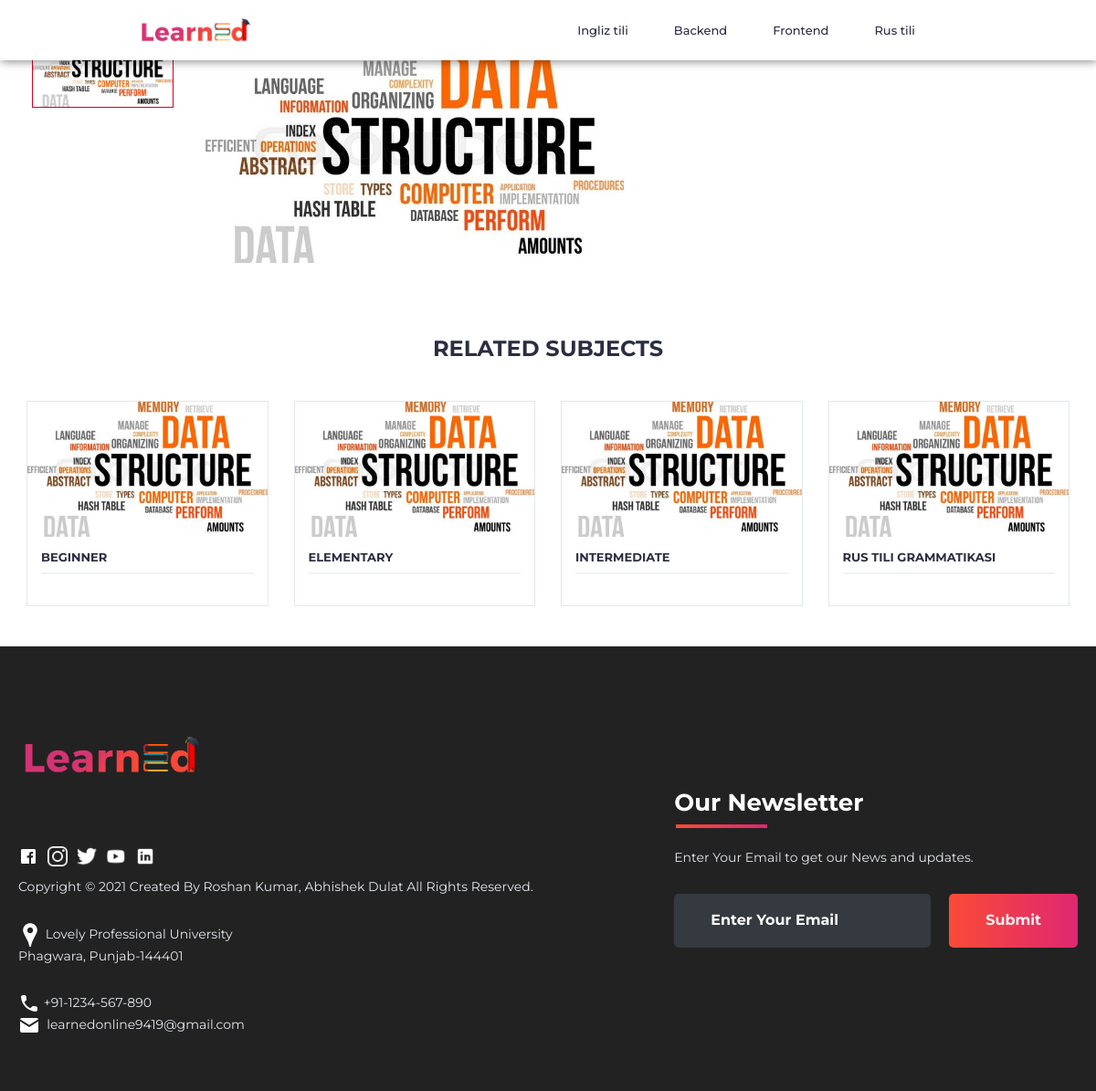
Screenshot of /view/1/ with the database file from the repository.
### learn/models.py (models this page shows, shortened)
class CategoryModel(models.Model):  # Frontend, Backend, Ingliz tili ...
    title = models.CharField(max_length=100)
    description = models.CharField(max_length=255)
    slug = models.SlugField(unique=True, blank=True, null=True)
    class Meta:
        verbose_name = 'category'
        verbose_name_plural = 'categories'

class SubjectModel(models.Model):  # JS, Python, Java, Elementary, Beginner ...
    title = models.CharField(max_length=100)
    image = models.ImageField()
    service_id = models.ForeignKey(CategoryModel, on_delete=models.CASCADE)
    class Meta:
        verbose_name = 'subject'
        verbose_name_plural = 'subjects'

### learn/views.py (the view)
# urls.py: path('view/<int:pk>/', view_page_view, name='view_page'),
def view_page_view(request, pk):
    subject_detail = get_object_or_404(SubjectModel, pk=pk)
    cat = CategoryModel.objects.all()
    related_products = SubjectModel.objects.all()[:4]
    context = {
        "categories": cat,
        "subject_detail": subject_detail,
        "related_products": related_products,
    }
    return render(request, 'view.html', context=context)

### templates/view.html (shortened to what this page needs)
{% load static %}
<!DOCTYPE html>
<html>
<head>
	<link rel="stylesheet" type="text/css" href="{% static '/subjects/subjects.css' %}">
	<link type="text/css" rel="stylesheet" href="{% static 'css/bootstrap.min.css' %}"/>
		<link type="text/css" rel="stylesheet" href="{% static 'css/slick.css' %}"/>
		<link type="text/css" rel="stylesheet" href="{% static 'css/slick-theme.css' %}"/>
		<link type="text/css" rel="stylesheet" href="{% static 'css/nouislider.min.css' %}"/>
		<link rel="stylesheet" href="{% static 'css/font-awesome.min.css' %}">
		<link type="text/css" rel="stylesheet" href="{% static 'css/style.css' %}"/>
</head>
<body>
	<header>
		<div class="nav" id="nav">
			<div id="learned-logo">
			<a href="{% url 'home_page' %}"><img src="{% static '/images/icon/logo.png' %}" style="width: 120px;"></a></div>
			<ul id="list-switch">
				{% for category in categories %}
					<li><a href="{% url 'course_page' slug=category.slug %}"><img src="" class="icon">{{ category.title }}</a></li>
				{% endfor %}
			</ul>
		</div>
	</header>
		<div class="section">
			<div class="container">
				<div class="row">
						<div class="col-md-5 col-md-push-2">
						<div id="product-main-img">
							<div class="product-preview">
								<img src="{{ subject_detail.image.url }}" alt="">
							</div>
						</div>
					</div>
						<div class="col-md-2  col-md-pull-5">
						<div id="product-imgs">
							<div class="product-preview">
								<img src="{{ subject_detail.image.url }}" alt="">
							</div>
						</div>
					</div>
						<div class="col-md-5">
							<div class="product-details">
							<h2 class="product-name">{{ subject_detail.title }}</h2>
						</div>
					</div>
				</div>
			</div>
		</div>
		<div class="section">
			<div class="container">
				<div class="row">
					<div class="col-md-12">
						<div class="section-title text-center">
							<h3 class="title">Related Subjects</h3>
						</div>
					</div>
					{% for related_product in related_products %}
						<div class="col-md-3 col-xs-6">
						<div class="product">
							<div class="product-img">
							<img src="{{ related_product.image.url }}" alt="">
							</div>
							<div class="product-body">
								<h3 class="product-name"><a href="#">{{ related_product.title }}</a></h3>
								<div class="product-rating">
								</div>
							</div>
						</div>
					</div>
					{% endfor %}
				</div>
			</div>
		</div>
<footer>
	<div class="footer-container">
		<div class="left-col">
			<img src="{% static '/images/icon/logo - Copy.png' %}" style="width: 200px;">
			<div class="social-media">
				<a href="#"><img src="{% static '/images/icon\fb.png' %}"></a>
				<a href="#"><img src="{% static '/images/icon\insta.png' %}"></a>
				<a href="#"><img src="{% static '/images/icon\tt.png' %}"></a>
				<a href="#"><img src="{% static '/images/icon\ytube.png' %}"></a>
				<a href="#"><img src="{% static '/images/icon\linkedin.png' %}"></a>
			</div><br><br>
			<p class="rights-text">Copyright © 2021 Created By Roshan Kumar, Abhishek Dulat All Rights Reserved.</p>
			<br><p><img src="{% static '/images/icon/location.png' %}"> Lovely Professional University<br>Phagwara, Punjab-144401</p><br>
			<p><img src="{% static '/images/icon/phone.png' %}"> +91-1234-567-890<br><img src="{% static '/images/icon/mail.png' %}">&nbsp; learnedonline9419@gmail.com</p>
		</div>
		<div class="right-col">
			<h1 style="color: #fff">Our Newsletter</h1>
			<div class="border"></div><br>
			<p>Enter Your Email to get our News and updates.</p>
			<form class="newsletter-form">
				<input class="txtb" type="email" placeholder="Enter Your Email">
				<input class="btn" type="submit" value="Submit">
			</form>
		</div>
	</div>
</footer>

### static/subjects/subjects.css (style rules this page uses)
* { box-sizing: border-box; margin: 0; padding: 0; }
html { scroll-behavior: smooth; }
body { background: #FFF; font-family: 'Open Sans', sans-serif; }
.nav { width: 100%; background-color: #fff; display: flex; flex-wrap: wrap; justify-content: space-between; align-items: center; padding: 20px 2%; position: fixed; top: 0px; z-index: 10; box-shadow: 1px 1px 10px rgba(0,0,0,0.5); }
.nav li, a, button { float: left; font-family: "Montserrat", sans-serif; font-weight: 500; font-size: 13px; color: #2E3D49; display: block; text-decoration: none; text-align: center; }
.nav ul li { list-style: none; display: inline-block; padding: 0px 20px; }
.nav ul li a { transition: all 0.3s ease 0s; }
.title { margin-top: 150px; margin-left: 100px; }
footer { color: #E5E8EF; background: #000D; padding: 50px 0; }
footer .footer-container { max-width: 1300px; margin: auto; padding: 0 20px; display: flex; justify-content: space-between; align-items: center; flex-wrap: wrap-reverse; }
footer .social-media img { width: 22px; }
footer .social-media { margin: 20px 0; }
footer .social-media a { color: #001a21; margin-right: 10px; font-size: 22px; text-decoration: none; }
footer .right-col h1 { font-size: 26px; }
footer .border { width: 100px; height: 4px; background: linear-gradient(to right, #FA4B37, #DF2771); margin: 2px; }
footer .newsletter-form { display: flex; justify-content: center; align-items: center; flex-wrap: wrap; }
footer input::placeholder { color: white !important; }
footer .txtb { flex: 1; padding: 18px 40px; font-size: 16px; background: #343A40; border: none; font-weight: 700; outline: none; border-radius: 5px; min-width: 260px; margin-top: 20px; color: white; }
footer .btn { margin-top: 20px; padding: 18px 40px; font-size: 16px; color: #f1f1f1; background: linear-gradient(to right, #FA4B37, #DF2771); border: none; font-weight: 700; outline: none; border-radius: 5px; margin-left: 20px; cursor: pointer; transition: opacity .3s linear; }

### static/css/style.css (style rules this page uses)
body { font-family: 'Montserrat', sans-serif; font-weight: 400; color: #333; }
h1, h2, h3, h4, h5, h6 { color: #2B2D42; font-weight: 700; margin: 0 0 10px; }
a { color: #2B2D42; font-weight: 500; -webkit-transition: 0.2s color; transition: 0.2s color; }
ul, ol { margin: 0; padding: 0; list-style: none }
.section { padding-top: 30px; padding-bottom: 30px; }
.section-title { position: relative; margin-bottom: 30px; margin-top: 15px; }
.section-title .title { display: inline-block; text-transform: uppercase; margin: 0px; }
.product { position: relative; margin: 15px 0px; -webkit-box-shadow: 0px 0px 0px 0px #E4E7ED, 0px 0px 0px 1px #E4E7ED; box-shadow: 0px 0px 0px 0px #E4E7ED, 0px 0px 0px 1px #E4E7ED; -webkit-transition: 0.2s all; transition: 0.2s all; }
.product .product-img { position: relative; }
.product .product-img>img { width: 100%; }
.product .product-body { position: relative; padding: 15px; background-color: #FFF; text-align: center; z-index: 20; }
.product .product-body .product-name { text-transform: uppercase; font-size: 14px; }
.product .product-body .product-name>a { font-weight: 700; }
.product .product-body .product-rating { position: relative; margin: 15px 0px 10px; height: 20px; }
.product .product-body .product-rating:after { content: ""; position: absolute; top: 50%; left: 0; right: 0; -webkit-transform: translateY(-50%); -ms-transform: translateY(-50%); transform: translateY(-50%); height: 1px; background-color: #E4E7ED; }
#product-imgs .product-preview { margin: 0px 5px; border: 1px solid #E4E7ED; }
#product-imgs .product-preview.slick-current { border-color: #D10024; }
.product-preview img { width: 100%; }
.product-details .product-name { text-transform: uppercase; font-size: 18px; }

### rows the page displays
CategoryModel: title "Ingliz tili"
CategoryModel: title "Backend"
CategoryModel: title "Frontend"
CategoryModel: title "Rus tili"
SubjectModel: image (picture), title "BEGINNER"
SubjectModel: image (picture), title "ELEMENTARY"
SubjectModel: image (picture), title "INTERMEDIATE"
SubjectModel: image (picture), title "RUS TILI GRAMMATIKASI"
